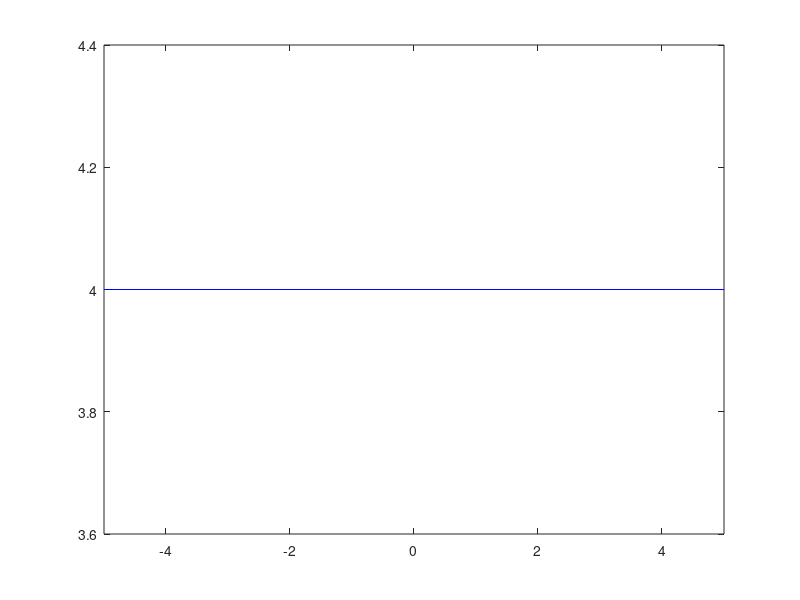

Write the MATLAB code that produced this figure. (Note: this script raises an error after producing the figure.)
% zz=-5:1:5;
% zz=transpose(zz);
% n=11;
% alpha=rand(n, 1);
% for i=1:max(size(zz))
% correctedvs(i) = -(((alpha(i)^2)/(zz(i)))) ;
% disp(correctedvs(i));
% end
% 
% ctd=alpha.^2./zz;
% disp(ctd);
% %disp(k);
% 
% 
% 

function test()

% Create a range of x-values
x = linspace(-5, 5, 100);

% Create a flat line y-values
y = 4*ones(100);

% Plot the x and y values
plot(x, y, 'Color', 'blue')

% Set the x-axis range
xlim([-5, 5])

% Show the graph
show()

end
